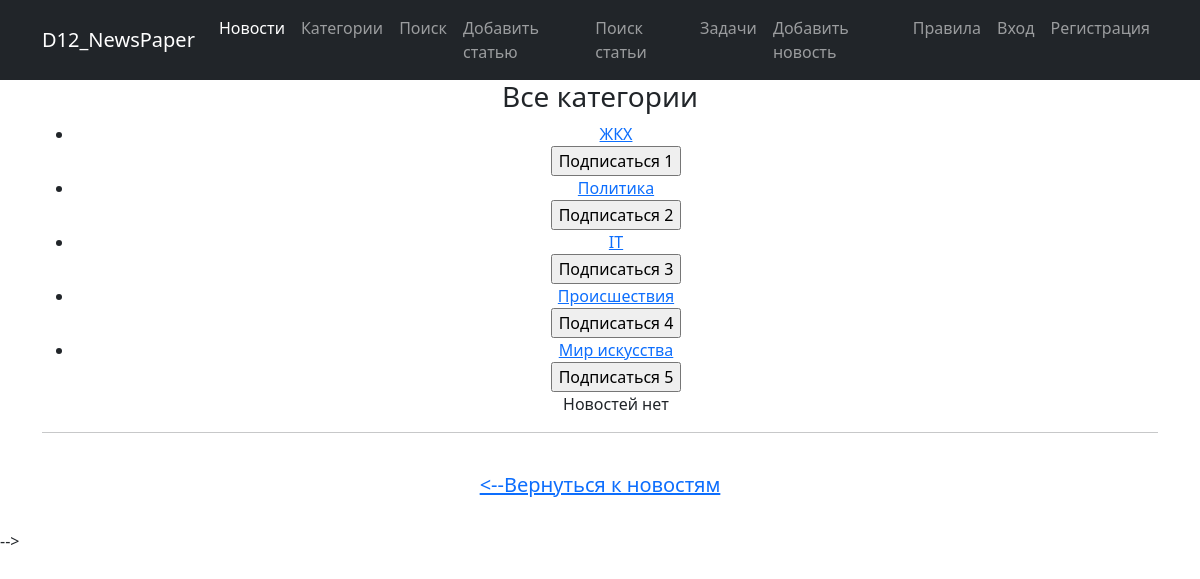
The app's page /news/all_categories/ with its own data.
### news/models.py (models this page shows, shortened)
class Category(models.Model):
    name = models.CharField(max_length=64, unique=True)
    subscribers = models.ManyToManyField(User, related_name='subscribed_categories', blank=True)

### news/views.py (the view)
# urls.py: path('all_categories/', AllCategoriesView.as_view(), name='all_categories'),
class AllCategoriesView(ListView):
    model = Category
    template_name = 'news_app/all_categories.html'
    context_object_name = 'categories'
    def get_queryset(self):
        return Category.objects.all()

### templates/news_app/all_categories.html (shortened to what this page needs)
{% extends 'flatpages/default.html' %}
{% block content %}
    <h3>Все категории</h3>
    <ul>
        {% for category in categories %}
            <li><a href="{% url 'news:category' category.id %}">{{ category.name }}</a>
                <div>
                {% if category.id %}
                    {% if user not in category.subscribers.all %}
                    <form action="{% url 'news:subscribe' category.id %}" method="POST">
                        <input type="submit" value="Подписаться {{category.id }}"/>
                    </form>
                    {% else %}
                    <form action="{% url 'news:unsubscribe' category.id %}" method="POST">
                        {% csrf_token %}
                        <input type="submit" value="Отписаться {{category.id }}"/>
                    </form>
                    {% endif %}
                {% endif %}
                </div>
            </li>
        {% endfor %}
        {% include 'news_app/inc/posts.html' %}
    </ul>
    <hr>
    <br>
    <h5><a href="/news/"> <--Вернуться к новостям </a></h5>
    <br>
{% endblock content %}

### records on screen
Category: name "ЖКХ", id "Подписаться 1"
Category: name "Политика", id "Подписаться 2"
Category: name "IT", id "Подписаться 3"
Category: name "Происшествия", id "Подписаться 4"
Category: name "Мир искусства", id "Подписаться 5"
